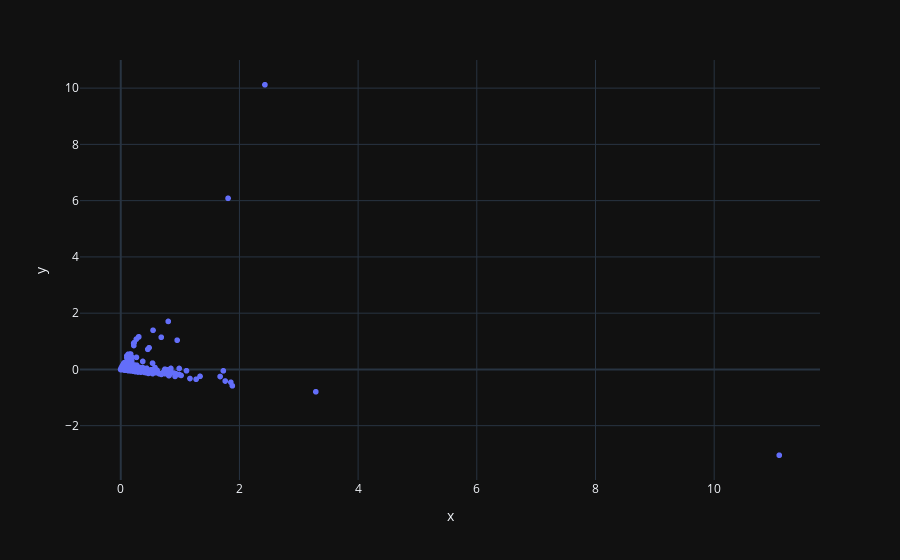

Source (notebook cell):
### Code cell
fig = px.scatter(x=Z[:,0], y=Z[:,1])

fig.show()

### Figure 1 — Plotly figure (JSON) as saved in the notebook; plotly's stock layout.template omitted (floating-point values rounded to 4 significant figures; data arrays with more than 128 entries replaced by an {"elided": "..."} marker saying what was removed)
{"data": [{"hovertemplate": "x=%{x}<br>y=%{y}<extra></extra>", "legendgroup": "", "marker": {"color": "#636efa", "symbol": "circle"}, "mode": "markers", "name": "", "showlegend": false, "x": {"elided": "2131 float values"}, "xaxis": "x", "y": {"elided": "2131 float values"}, "yaxis": "y", "type": "scattergl"}], "layout": {"xaxis": {"anchor": "y", "domain": [0.0, 1.0], "title": {"text": "x"}}, "yaxis": {"anchor": "x", "domain": [0.0, 1.0], "title": {"text": "y"}}, "legend": {"tracegroupgap": 0}, "margin": {"t": 60}}}
